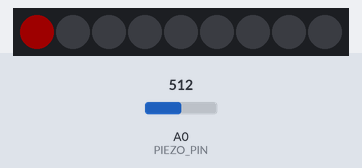
A sketch run on a simulated Arduino Uno, built with avr-gcc and run on an emulated ATmega328P. Shown: 9 RGB LEDs in strip order, left to right. The test bench sets the inputs (shaded band); at power-on: A0 (PIEZO_PIN) = 512. Dim RGB values are drawn brighter than linear.

Above: at 0.1 s.
4.9 s: A0 (PIEZO_PIN) set to 806
6.4 s: A0 (PIEZO_PIN) set to 827
At 7.2 s:
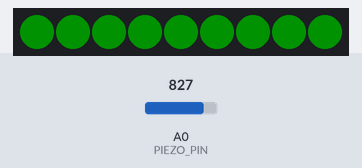
At 9.0 s:
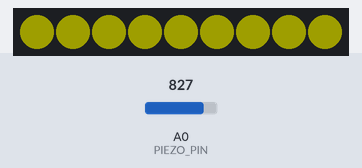
9.4 s: A0 (PIEZO_PIN) set to 716
10.9 s: A0 (PIEZO_PIN) set to 900
At 12.7 s:
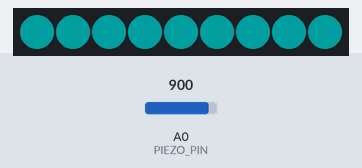
Timing chart, 0 to 14.2 s (numbered marks = the images above; inputs shaded):
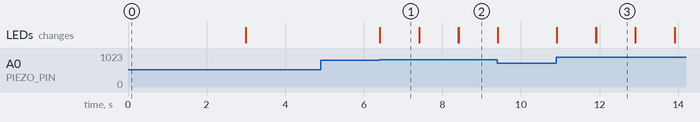

Measured:
- the behaviour switches between 818 and 819 on A0 (PIEZO_PIN) (found by bisection; images 0 and 1)
- after the input at 4.9 s, every drawn part: stays the same
- after the input at 6.4 s, the LEDs: change at once (image 1)
- after the input at 10.9 s, the LEDs: first change at once (image 3 shows a later state)
- what the display in image 1 shows lasts 1.0 s, from 6.4 s to 7.4 s

The sketch:

09_test__color_cycling.ino
```cpp
//LEDS
#include <Adafruit_NeoPixel.h>

#define PIN 7 // Which pin on the Arduino is connected to the NeoPixels?
#define NUMPIXELS 9
Adafruit_NeoPixel pixels(NUMPIXELS, PIN, NEO_GRB + NEO_KHZ800);
int ledBrightness = 30; //0 - 255
float vibrationThreshold = 4; //above this value, trigger a bounce

/*
int colorRed[3] = { 255, 0, 0 };
int colorGreen[3] = { 0, 150, 0 };
int colorBlue[3] = { 0, 255, 255 };
int colorYellow[3] = { 255, 255, 0 };

int* colorArray[4] = {colorRed,colorGreen,colorBlue,colorYellow};
*/

uint32_t colorRed = pixels.Color(255,0,0);
uint32_t colorGreen = pixels.Color(0,150,0);
uint32_t colorBlue = pixels.Color(0,255,255);
uint32_t colorYellow = pixels.Color(255,255,0);

uint32_t colorArray[4] = {colorRed,colorGreen,colorBlue,colorYellow};

int curColorIndex = 0;

//PATTERN

bool isPatternMode = true; //when true, display patterns, when false, user repeats pattern
int patternColorDisplayTime = 3000; //how long to display each color
int curStage = 0; //level of the game (array index of patternArray colors to iterate through)
uint32_t patternArray[4] = {colorRed,colorGreen,colorBlue,colorYellow};


//PIEZO
const int PIEZO_PIN = A0; // Piezo output

//BOUNCE MODE
int bounceTime = 1000; //how much time pass during vibration to constitute a bounce / cycle through colors
int stopBounceTime = 5000; //how much time must pass after bounce to consider it a "submission" of the current color
unsigned long time_now = 0;
boolean isBounced = false;
boolean hasBegunBouncing = false;

void setup() {
  Serial.begin(115200);
  pixels.begin(); // INITIALIZE NeoPixel strip object (REQUIRED)
  pixels.setBrightness(ledBrightness);
  pixels.show(); // Set all pixel colors to 'off'
}

void loop() {

  if (isPatternMode){
    handlePatternMode();
  } else {
    handleBounceMode();
  }


}

void handlePatternMode(){
  for (int i = 0; i <= curStage; i++) {
    uint32_t curPatternColor = patternArray[i];
    pixels.setPixelColor(i, curPatternColor);
    pixels.show();   // Send the updated pixel colors to the hardware.
    delay(patternColorDisplayTime);
  }

  pixels.clear();
  pixels.show();
  delay(1000);
  time_now = millis();
  isPatternMode = false;
}

void handleBounceMode(){
  //PIEZO
  int piezoADC = analogRead(PIEZO_PIN);
  float piezoV = piezoADC / 1023.0 * 5.0;

  /*
  if (piezoV > vibrationThreshold){
    Serial.println(piezoV); // Print the voltage.
  }
  */

  if (piezoV > vibrationThreshold && !isBounced) {
    isBounced = true; //register a bounce
    for (int i = 0; i < NUMPIXELS; i++) { // For each pixel...
      // pixels.Color() takes RGB values, from 0,0,0 up to 255,255,255
      uint32_t curPixelColor = colorArray[curColorIndex];
      pixels.setPixelColor(i, curPixelColor);
      pixels.show();   // Send the updated pixel colors to the hardware.
    }
  }

  if (millis() > time_now + bounceTime && isBounced && millis() < time_now + stopBounceTime) {
    time_now = millis();
    pixels.clear();
    pixels.show();
    isBounced = false;
    hasBegunBouncing = true;
    if (curColorIndex < 3){
      curColorIndex++;
    } else {
      curColorIndex = 0;
    }
  } else if (millis() > time_now + stopBounceTime && !isBounced && hasBegunBouncing) {
    Serial.println("stop");
    hasBegunBouncing = false;
    isPatternMode = true;
  }
}
```
